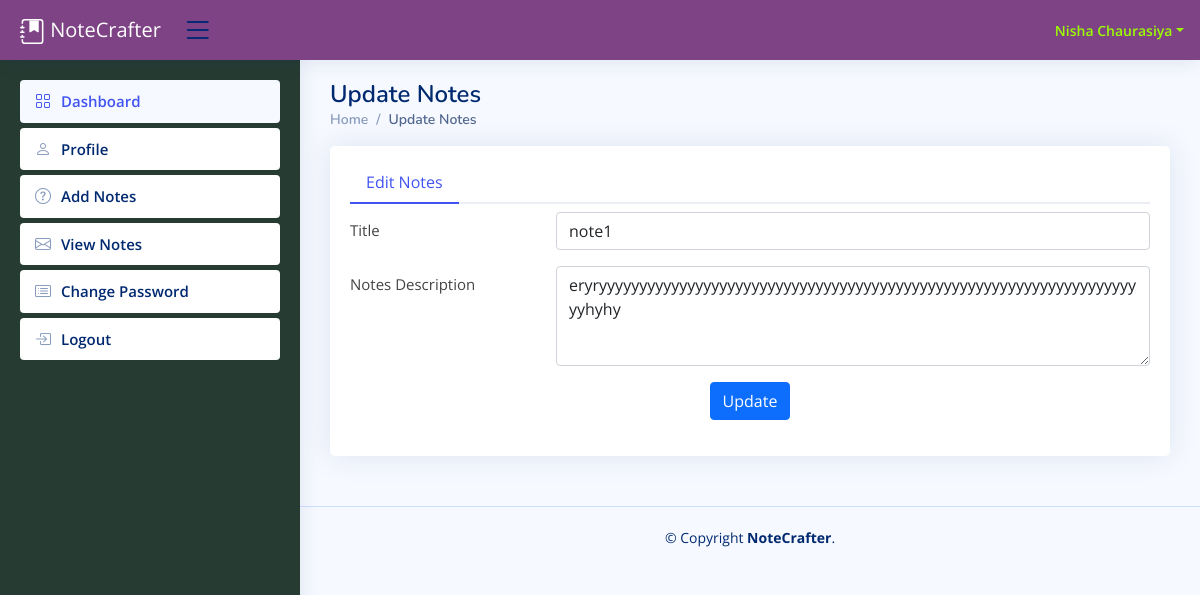
The page /editNotes/12 (signed in) on the database its author committed.
### enotes/models.py (models this page shows, shortened)
class Notes(models.Model):
    signup = models.ForeignKey(Signup, on_delete=models.CASCADE)
    Title = models.CharField(max_length=200, null=True)
    Content = models.CharField(max_length=450, null=True)
    CreationDate = models.DateTimeField(auto_now_add=True)
    UpdationDate = models.DateField(null=True)

### enotes/views.py (the view, shortened to what this page needs)
# urls.py: path('editNotes/<int:pid>', editNotes, name='editNotes'),
@login_required
def editNotes(request, pid):
    if not request.user.is_authenticated:
        return redirect('user_login')
    notes = Notes.objects.get(id=pid)
    error = ""  # Initialize error variable
    return render(request, 'editNotes.html', {'notes': notes, 'error': error})

### enotes/templates/editNotes.html (shortened to what this page needs)
{% extends 'usernavbar.html' %}
{% block main %}
<div class="pagetitle">
    <h1>Update Notes</h1>
    <nav>
        <ol class="breadcrumb">
            <li class="breadcrumb-item"><a href="/dashboard">Home</a></li>
            <li class="breadcrumb-item active">Update Notes</li>
        </ol>
    </nav>
</div>
<section class="section profile">
    <div class="row">
        <div class="col-xl-12">
            <div class="card">
                <div class="card-body pt-3">
                    <ul class="nav nav-tabs nav-tabs-bordered">
                        <li class="nav-item">
                            <button class="nav-link active" data-bs-toggle="tab" data-bs-target="#profile-overview">
                                Edit Notes
                            </button>
                        </li>
                    </ul>
                    <div class="tab-content pt-2">
                        <div class="tab-pane fade show active profile-overview" id="profile-overview">
                            <form method="post">
                                <div class="row mb-3">
                                    <label class="col-md-4 col-lg-3 col-form-label">Title</label>
                                    <div class="col-md-8 col-lg-9">
                                        <input name="Title" type="text" class="form-control" value="{{notes.Title}}">
                                    </div>
                                </div>
                                <div class="row mb-3">
                                    <label class="col-md-4 col-lg-3 col-form-label">Notes Description</label>
                                    <div class="col-md-8 col-lg-9">
                                        <textarea name="Content" class="form-control" style="height: 100px" required>{{notes.Content}}</textarea>
                                    </div>
                                </div>
                                <div class="text-center">
                                    <button type="submit" class="btn btn-primary">Update</button>
                                </div>
                            </form>
                        </div>
                    </div>
                </div>
            </div>
        </div>
    </div>
</section>
{% endblock %}

### enotes/templates/usernavbar.html (shortened to what this page needs)
{% load static %}
<html lang="en">
<head>
  <link href="{% static 'assets/vendor/bootstrap/css/bootstrap.min.css' %}" rel="stylesheet">
  <link href="{% static 'assets/vendor/bootstrap-icons/bootstrap-icons.css' %}" rel="stylesheet">
  <link href="{% static 'assets/vendor/boxicons/css/boxicons.min.css' %}" rel="stylesheet">
  <link href="{% static 'assets/vendor/quill/quill.snow.css' %}" rel="stylesheet">
  <link href="{% static 'assets/vendor/quill/quill.bubble.css' %}" rel="stylesheet">
  <link href="{% static 'assets/vendor/remixicon/remixicon.css' %}" rel="stylesheet">
  <link href="{% static 'assets/vendor/simple-datatables/style.css' %}" rel="stylesheet">
  <link href="{% static 'assets/css/style.css' %}" rel="stylesheet">
</head>
<body>
  <header id="header" class="header fixed-top d-flex align-items-center" style="background-color: rgb(125, 67, 133);">
    <div class="d-flex align-items-center justify-content-between">
      <a class="navbar-brand" style="color: white;" href="#">
        NoteCrafter
      </a>
      <i class="bi bi-list toggle-sidebar-btn"></i>
    </div>
    <nav class="header-nav ms-auto">
      <ul class="d-flex align-items-center">
        <li class="nav-item dropdown pe-3">
          <a class="nav-link nav-profile d-flex align-items-center pe-0"  style="color: rgb(156, 252, 3);" href="#" data-bs-toggle="dropdown">
            <span class="d-none d-md-block dropdown-toggle ps-2">{{request.user.first_name}}
              {{request.user.last_name}}</span>
          </a>
        </li>
      </ul>
    </nav>
  </header>
  <aside id="sidebar" class="sidebar">
    <ul class="sidebar-nav" id="sidebar-nav">
      <li class="nav-item">
        <a class="nav-link" href="/dashboard">
          <i class="bi bi-grid"></i>
          <span>Dashboard</span>
        </a>
      </li>
      <li class="nav-item">
        <a class="nav-link collapsed" href="/profile">
          <i class="bi bi-person"></i>
          <span>Profile</span>
        </a>
      </li>
      <li class="nav-item">
        <a class="nav-link collapsed" href="/addNotes">
          <i class="bi bi-question-circle"></i>
          <span>Add Notes</span>
        </a>
      </li>
      <li class="nav-item">
        <a class="nav-link collapsed" href="/viewNotes">
          <i class="bi bi-envelope"></i>
          <span>View Notes</span>
        </a>
      </li>
      <li class="nav-item">
        <a class="nav-link collapsed" href="/changePassword">
          <i class="bi bi-card-list"></i>
          <span>Change Password</span>
        </a>
      </li>
      <li class="nav-item">
        <a class="nav-link collapsed" href="/logout">
          <i class="bi bi-box-arrow-in-right"></i>
          <span>Logout</span>
        </a>
      </li>
    </ul>
  </aside>
  <main id="main" class="main">
    <section class="section dashboard">
      {% block main %}
      {% endblock %}
    </section>
  </main>
  <footer id="footer" class="footer">
    <div class="copyright">
      &copy; Copyright <strong><span>NoteCrafter</span></strong>.
    </div>
  </footer>
</body>
</html>

### enotes/static/assets/css/style.css (style rules this page uses)
:root { scroll-behavior: smooth; }
body { font-family: "Open Sans", sans-serif; background: #f6f9ff; color: #444444; }
a { color: #4154f1; text-decoration: none; }
h1, h2, h3, h4, h5, h6 { font-family: "Nunito", sans-serif; }
#main { margin-top: 60px; padding: 20px 30px; transition: all 0.3s; }
.pagetitle { margin-bottom: 10px; }
.pagetitle h1 { font-size: 24px; margin-bottom: 0; font-weight: 600; color: #012970; }
.card { margin-bottom: 30px; border: none; border-radius: 5px; box-shadow: 0px 0 30px rgba(1, 41, 112, 0.1); }
.card-body { padding: 0 20px 20px 20px; }
.breadcrumb { font-size: 14px; font-family: "Nunito", sans-serif; color: #899bbd; font-weight: 600; }
.breadcrumb a { color: #899bbd; transition: 0.3s; }
.breadcrumb .breadcrumb-item::before { color: #899bbd; }
.breadcrumb .active { color: #51678f; font-weight: 600; }
.nav-tabs-bordered { border-bottom: 2px solid #ebeef4; }
.nav-tabs-bordered .nav-link { margin-bottom: -2px; border: none; color: #2c384e; }
.nav-tabs-bordered .nav-link.active { background-color: #fff; color: #4154f1; border-bottom: 2px solid #4154f1; }
.header { transition: all 0.5s; z-index: 997; height: 60px; box-shadow: 0px 2px 20px rgba(1, 41, 112, 0.1); background-color: #892682; padding-left: 20px; }
.header .toggle-sidebar-btn { font-size: 32px; padding-left: 5px; cursor: pointer; color: #012970; }
.header-nav ul { list-style: none; }
.header-nav > ul { margin: 0; padding: 0; }
.header-nav .nav-profile { color: #012970; }
.header-nav .nav-profile span { font-size: 14px; font-weight: 600; }
.sidebar { position: fixed; top: 60px; left: 0; bottom: 0; width: 300px; z-index: 996; transition: all 0.3s; padding: 20px; overflow-y: auto; scrollbar-width: thin; scrollbar-color: #aab7cf transparent; box-shadow: 0px 0px 20px rgba(1, 41, 112, 0.1); background-color: #263c32; }
@media (min-width: 1200px) { #main, #footer { margin-left: 300px; } }
.sidebar-nav { padding: 0; margin: 0; list-style: none; }
.sidebar-nav li { padding: 0; margin: 0; list-style: none; }
.sidebar-nav .nav-item { margin-bottom: 5px; }
.sidebar-nav .nav-link { display: flex; align-items: center; font-size: 15px; font-weight: 600; color: #4154f1; transition: 0.3; background: #f6f9ff; padding: 10px 15px; border-radius: 4px; }
.sidebar-nav .nav-link i { font-size: 16px; margin-right: 10px; color: #4154f1; }
.sidebar-nav .nav-link.collapsed { color: #012970; background: #fff; }
.sidebar-nav .nav-link.collapsed i { color: #899bbd; }
.profile .profile-overview .row { margin-bottom: 20px; font-size: 15px; }
.footer { padding: 20px 0; font-size: 14px; transition: all 0.3s; border-top: 1px solid #cddfff; }
.footer .copyright { text-align: center; color: #012970; }

### rows shown on the page
Notes: Title "note1", Content "eryryyyyyyyyyyyyyyyyyyyyyyyyyyyyyyyyyyyyyyyyyyyyyyyyyyyyyyyyyyyyyyyyyyyyyhyhy"

### other values the page prints
{{ request.user.first_name }} "Nisha"
{{ request.user.last_name }} "Chaurasiya"
